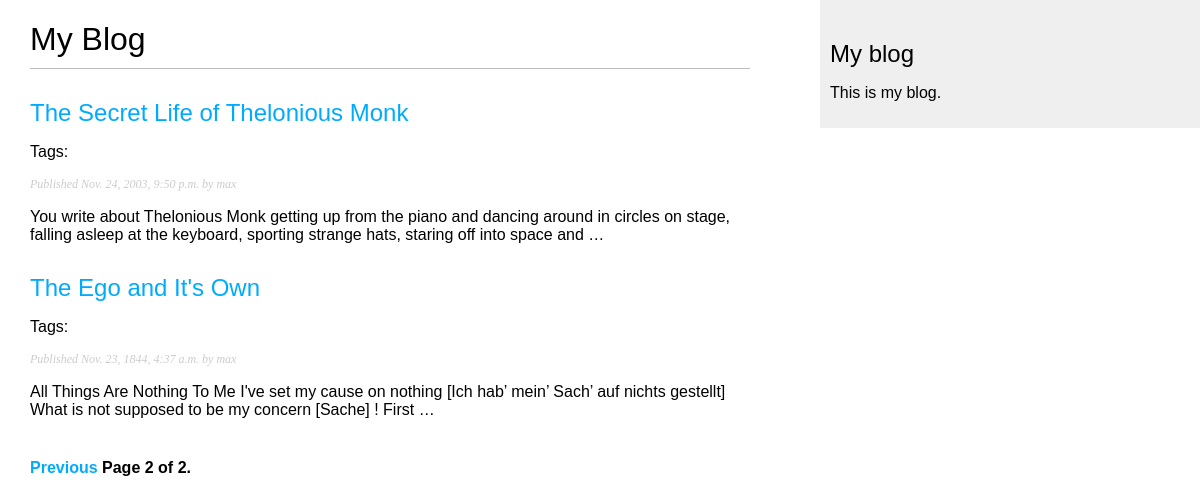
Screenshot of /blog/?page=2 with the database file from the repository.
### blog/models.py (models this page shows, shortened)
class Post(models.Model):
    STATUS_CHOICES = (
        ('draft', 'Draft'),
        ('published', 'Published'),
    )
    title = models.CharField(max_length=250)
    slug = models.SlugField(max_length=250, unique_for_date='publish')
    author = models.ForeignKey(User, on_delete=models.CASCADE, related_name='blog_posts')
    body = models.TextField()
    publish = models.DateTimeField(default=timezone.now)
    created = models.DateTimeField(auto_now_add=True)
    updated = models.DateTimeField(auto_now=True)
    status = models.CharField(max_length=10, choices=STATUS_CHOICES, default='draft')
    objects = models.Manager() # The default manager
    published = PublishedManager() # Our custom manager
    tags = TaggableManager()
    class Meta:
        ordering = ('-publish',)
    def get_absolute_url(self):
        return reverse('blog:post_detail', args=[self.publish.year, self.publish.month,
                                                self.publish.day, self.slug])

### blog/views.py (the view)
class PostListView(ListView):
    queryset = Post.published.all()
    context_object_name = 'posts'
    paginate_by = 3 # Posts per page
    template_name = 'blog/post/list.html'

### blog/templates/blog/post/list.html (shortened to what this page needs)
{% extends "blog/base.html" %}
{% block content %}
    <h1>My Blog</h1>
    {% for post in posts %}
        <h2>
            <a href="{{ post.get_absolute_url }}">
                {{ post.title }}
            </a>
        </h2>
        <p class="tags">Tags: {{ post.tags.all|join:", " }}</p>
        <p class="date">
            Published {{ post.publish }} by {{ post.author }}
        </p>
        {{ post.body|truncatewords:30|linebreaks }}
    {% endfor %}
    {% include "pagination.html" with page=page_obj %}
{% endblock %}

### blog/static/css/blog.css (style rules this page uses)
body { margin:0; padding:0; font-family:helvetica, sans-serif; }
a { color:#00abff; text-decoration:none; }
h1 { font-weight:normal; border-bottom:1px solid #bbb; padding:0 0 10px 0; }
h2 { font-weight:normal; margin:30px 0 0; }
p.date { color:#ccc; font-family: georgia, serif; font-size: 12px; font-style: italic; }

### rows the page displays
Post: title "The Secret Life of Thelonious Monk", publish "Nov. 24, 2003, 9:50 p.m.", author "max", body "You write about Thelonious Monk getting up from the piano and dancing around in circles on stage, falling asleep at the keyboard, sporting strange hats, staring off into space and …"
Post: title "The Ego and It's Own", publish "Nov. 23, 1844, 4:37 a.m.", author "max", body "All Things Are Nothing To Me I've set my cause on nothing [Ich hab’ mein’ Sach’ auf nichts gestellt] What is not supposed to be my concern [Sache] ! First …"

### other values shown
{{ page.number }} "2"
{{ page.paginator.num_pages }} "2"
